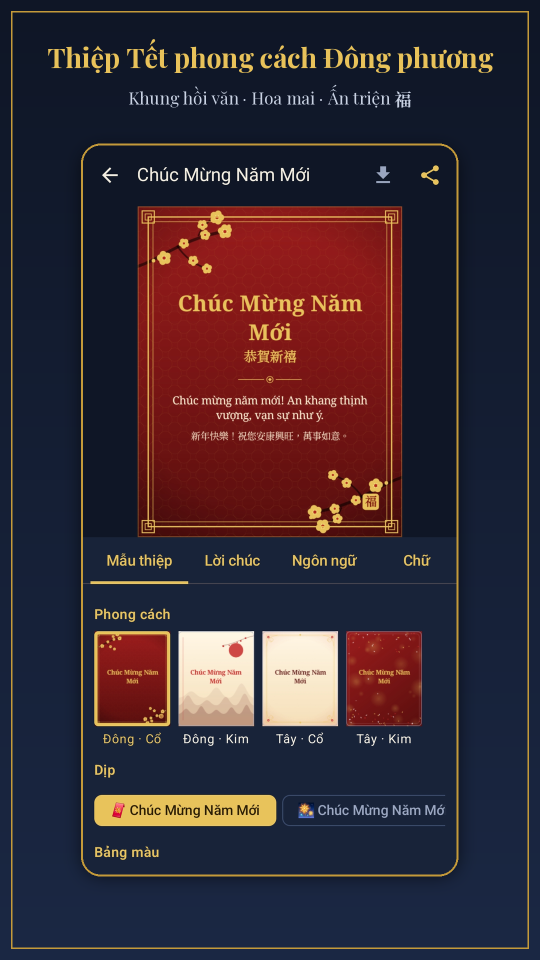
#> input picture branding/play/play_screen_2.png, 1080 x 1920 px, given as the content of the folder ../../branding/play/play_screen_2.png, which was not available (shown at 1/2 size)
$ python contact.py ../../branding/play/play_screen_2.png ../../branding/play/play_screen_3.png
#> lines starting #> are read from the running program, lines starting #| are printed output that depends on the picture
import sys, glob, os
from PIL import Image, ImageDraw
src, dst = sys.argv[1], sys.argv[2]
files = sorted(glob.glob(os.path.join(src, '*.png')))
if not files: sys.exit(0)
ims = [Image.open(f).convert('RGB') for f in files]
#> ims = 1 item
tw = 300; th = int(ims[0].height * tw / ims[0].width)
#> after `th = int(ims[0].height * tw / ims[0].width)`: th = 533
cols = 3; rows = (len(ims) + cols - 1) // cols
#> after `rows = (len(ims) + cols - 1) // cols`: rows = 1
sheet = Image.new('RGB', (cols * (tw + 16) + 16, rows * (th + 36) + 16), (15, 22, 38))
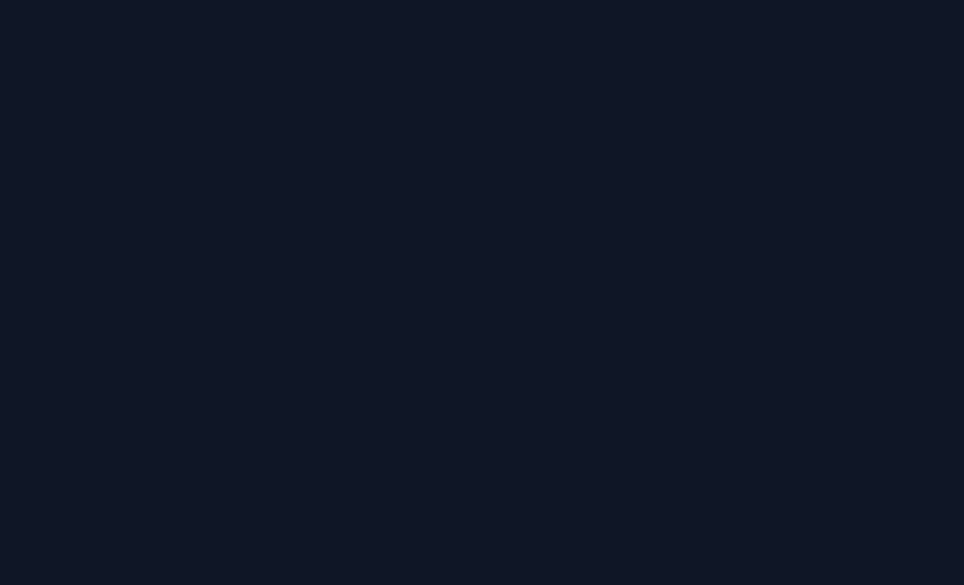
#> sheet: PIL image 964x585 RGB; mean R, G, B 15, 22, 38
d = ImageDraw.Draw(sheet)
for i, (im, f) in enumerate(zip(ims, files)):
    x = 16 + (i % cols) * (tw + 16); y = 16 + (i // cols) * (th + 36)
    sheet.paste(im.resize((tw, th)), (x, y + 20))
    d.text((x, y + 4), os.path.basename(f)[3:-4], fill=(232, 194, 90))
#> this loop made 1 pass
#> (x, y) on pass 1: (16, 16)
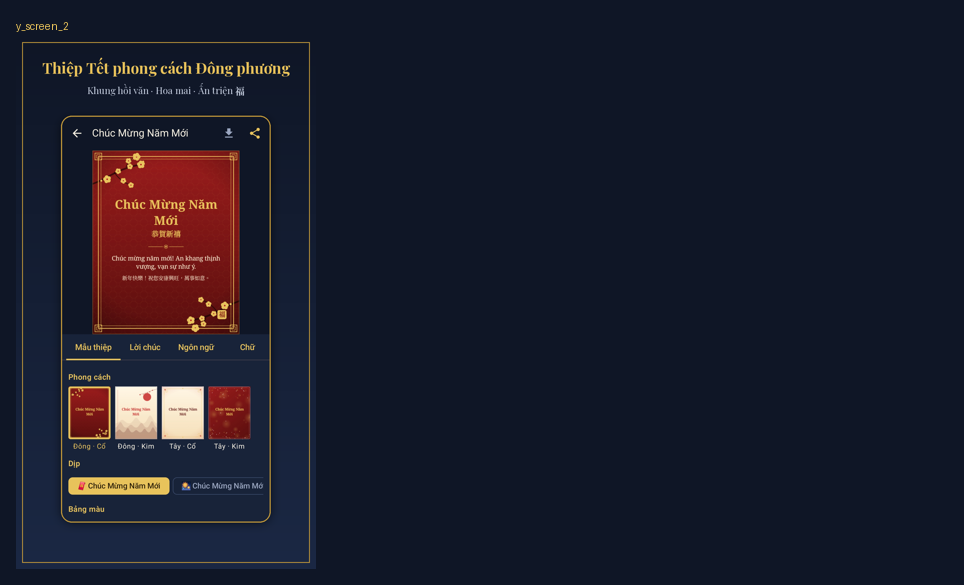
#> sheet: PIL image 964x585 RGB; mean R, G, B 26.7, 28, 41.9
sheet.save(dst)

$ run again, on branding/play/play_screen_3.png
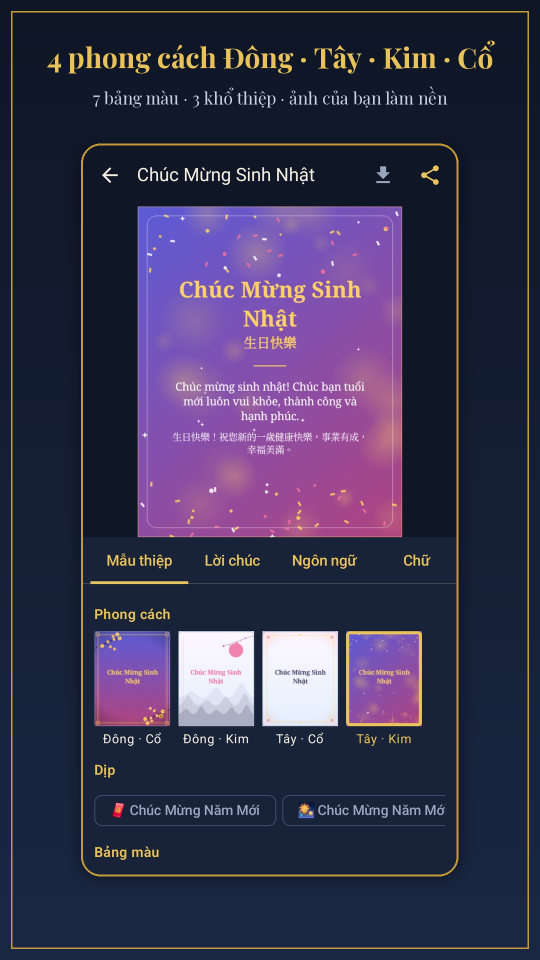
#> input picture branding/play/play_screen_3.png, 1080 x 1920 px, given as the content of the folder ../../branding/play/play_screen_3.png, which was not available (shown at 1/2 size)
#> ims = 1 item
#> rows = 1
#> the loop `for i, (im, f) in enumerate(zip(ims, files)):` made 1 pass
#> (x, y) on pass 1: (16, 16)
#> after the loop `for i, (im, f) in enumerate(zip(ims, files)):`:
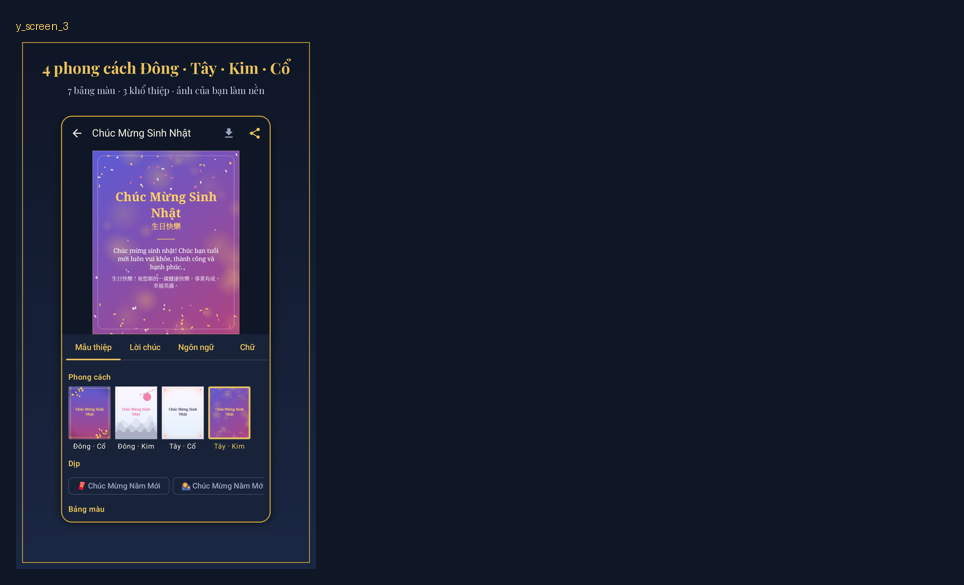
#> sheet: PIL image 964x585 RGB; mean R, G, B 26.9, 30.6, 50

$ run again, on branding/play/play_screen_4.png
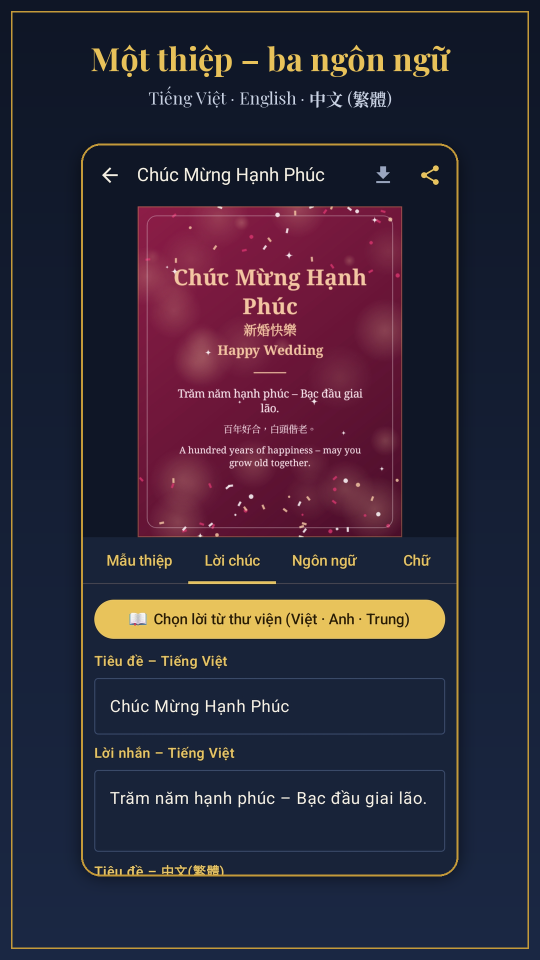
#> input picture branding/play/play_screen_4.png, 1080 x 1920 px, given as the content of the folder ../../branding/play/play_screen_4.png, which was not available (shown at 1/2 size)
#> ims = 1 item
#> rows = 1
#> the loop `for i, (im, f) in enumerate(zip(ims, files)):` made 1 pass
#> (x, y) on pass 1: (16, 16)
#> after the loop `for i, (im, f) in enumerate(zip(ims, files)):`:
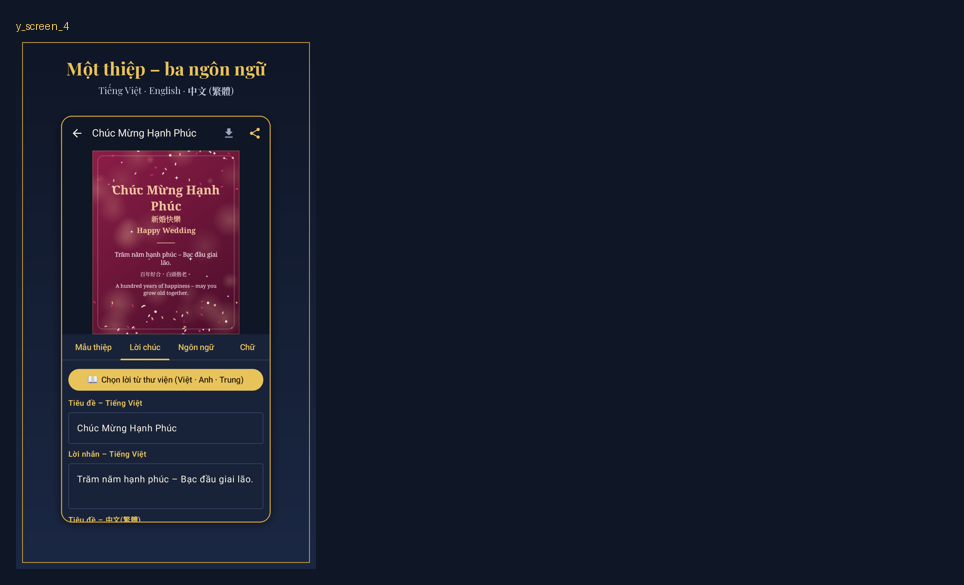
#> sheet: PIL image 964x585 RGB; mean R, G, B 24.7, 27.3, 43.2
